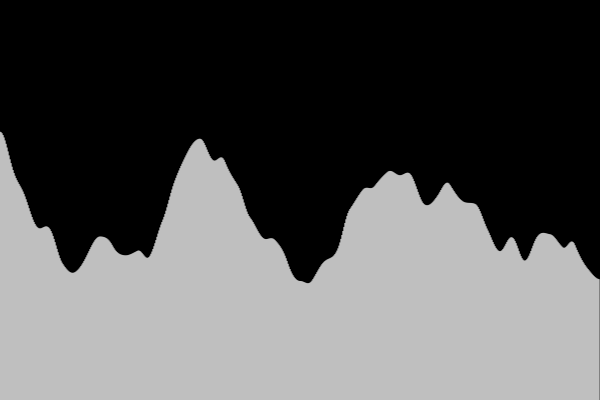
Frame 1 (no input)
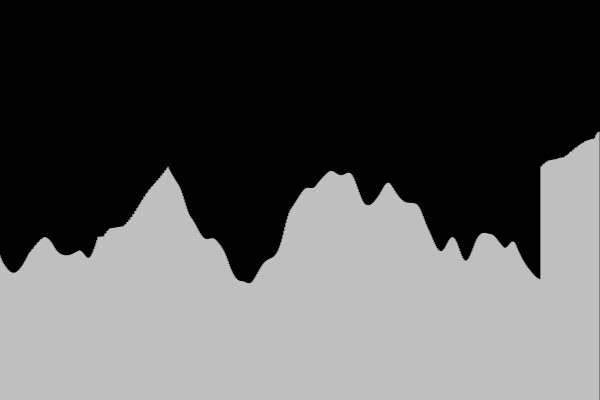
Frame 60 (no input)
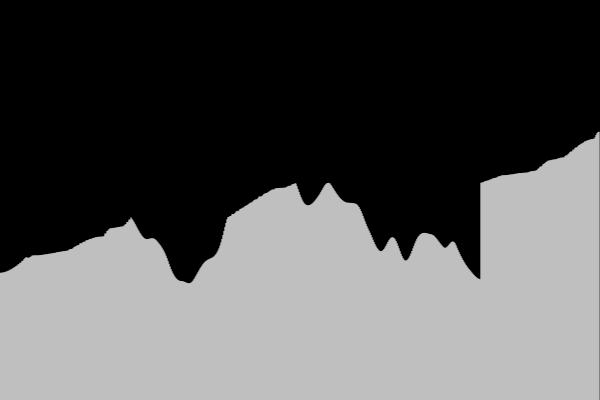
Frame 120 (the mouse pressed at the canvas centre since frame 60)

The p5.js sketch that drew these frames (run headless with seeded random() and noise() and a simulated clock; from frame 60 on, the mouse is pressed at the canvas centre):

// p5.js sketch
// ── sketch.js
let values = [];
let i = 0;
let j = 0;

function setup() {
    createCanvas(600, 400);

    values = new Array(width);

    for (let i = 0; i < values.length; i++) {
        values[i] = noise(i/100.0) * height;
    }
}

function draw() {
    background(0);

    for (let i = 0; i < values.length; i++) {
        stroke(255);
        line(i, height, i, height - values[i]);
    }

	if (i < values.length) {
		for (let j = 0; j < values.length - i - 1; j++) {
			if (values[j] > values[j + 1]) {
				[values[j], values[j + 1]] = [values[j + 1], values[j]];
			}
		}
		i++;
	} else {
		noLoop();
	}
}
